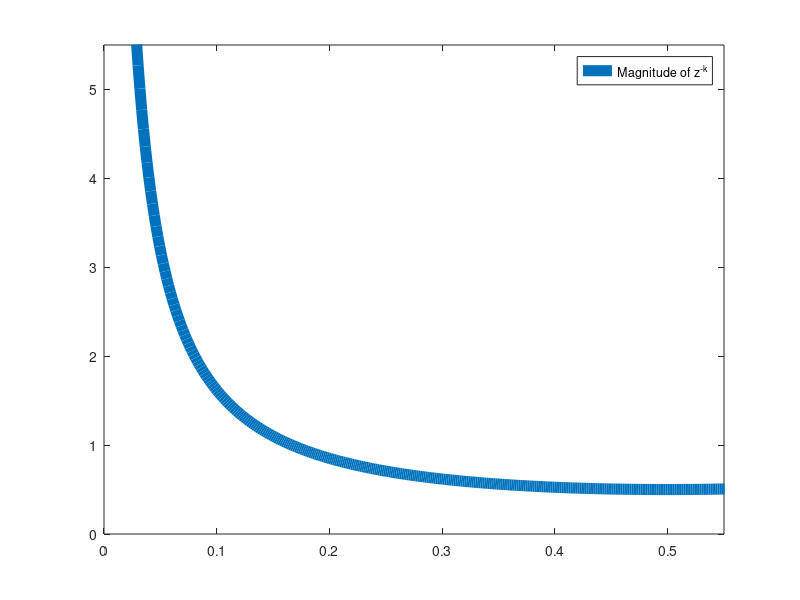

The MATLAB source for this figure:
%
% $Id: infinitefir.m 24 2013-03-06 04:12:35Z nicb $
%
%                                                         1 
% H*(z) = 1 + z^-1 + z^-2 + ... = sum_k=0^\inf z^-k = --------
%                                                       z - 1
%
%                                       1
% Magnitude response is |H*(z)| = -------------
%                                 2 |sin(w/2)|
%
step = 0.01;
W = [0:step:(2*pi)-step];
M = 1./(2*abs(sin(W/2)));
Norm = W/(2*pi);

figure(1,'visible','off');
plot(Norm, M, ';Magnitude of z^{-k};', 'LineWidth', 8);
axis([0 0.55 0 5.5])
